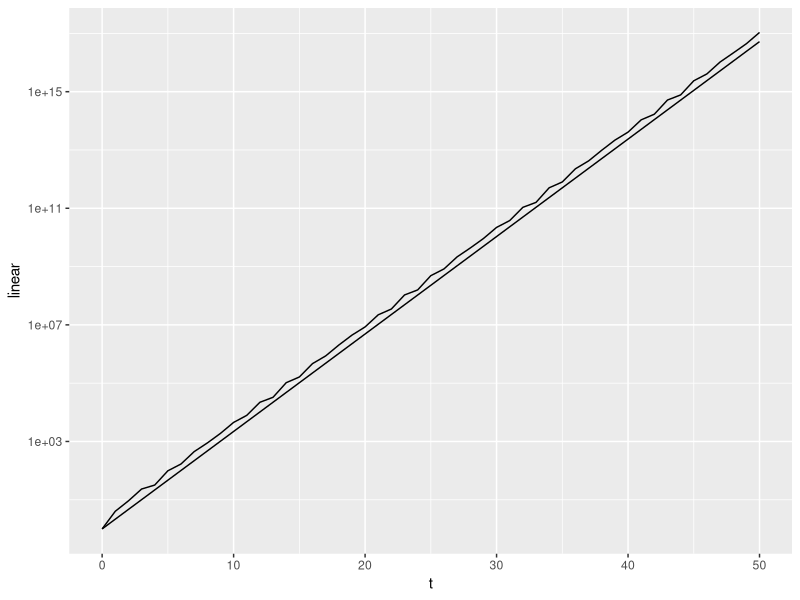

This chart was generated by the following R code: (Note: this script raises an error after producing the figure.)
library(data.table)
library(ggplot2)
library(Matrix)
library(pracma)


# Inspired by 24.3 in Trefethen "Numerical Linear Algebra"
n <- 10

random_matrix <- function(n){
  A <- matrix(rnorm(n^2), nrow = n) - diag(2,nrow = n)
  A
}

# Separate spectral abscissa's greater and less than 1

set.seed(40)
A  <- random_matrix(10)
#A <- 1 * diag(10)
ew <- eigen(A)$values
dt <- data.table(t = 0:50)
dt[, two_norm := unlist(lapply(t, function(t) norm(Matrix::expm(t*A),"2")))]
dt[, two_norm_other := unlist(lapply(t, function(t) norm(exp(t*A),"2")))]
spectral_abscissa <- max(Re(ew))
dt[, linear := exp(t*spectral_abscissa)]

ggplot(dt, aes(t, linear)) + 
  geom_line() + 
  geom_line(data = dt, aes(t, two_norm)) + 
  scale_y_log10() 

householder <- function(w){
  I <- diag(length(w))
  I - 2 / pracma::dot(w,w) * w %*% t(w)
}

householder(c(0,0,3,4,5,5))

p <- function(z){
  -53*z + 7*z^2
}

p(2) - p(5)
p(5) - p(2)
p(6) - p(2)

4 * -53 + 32 * 7

solve(matrix(c(3,4,21,32,117,208
               ),nrow=2),c(0,0))

poly <- function(z){52*z - 13*z^2 + z^3}
poly(4)
poly(5)
poly(6)
poly(0)

x <- 1:10
y <- poly(1:10)

plot(x,y)
